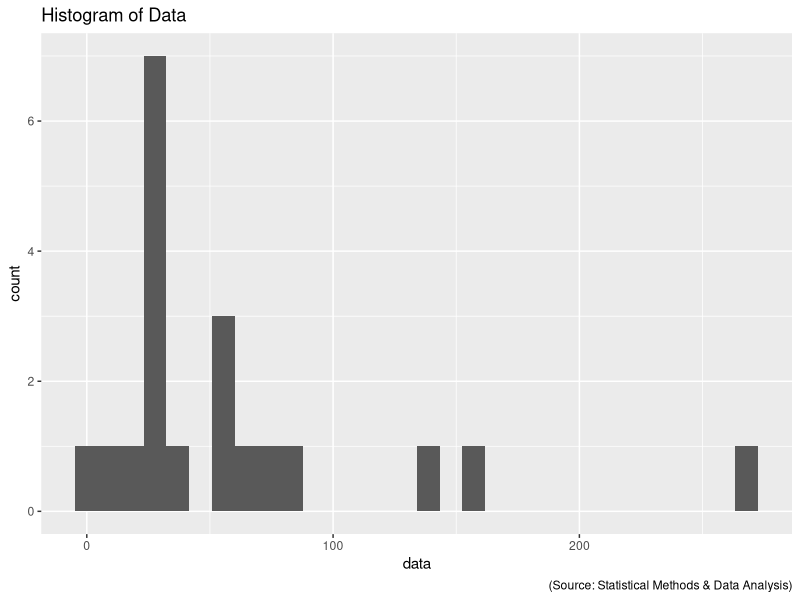
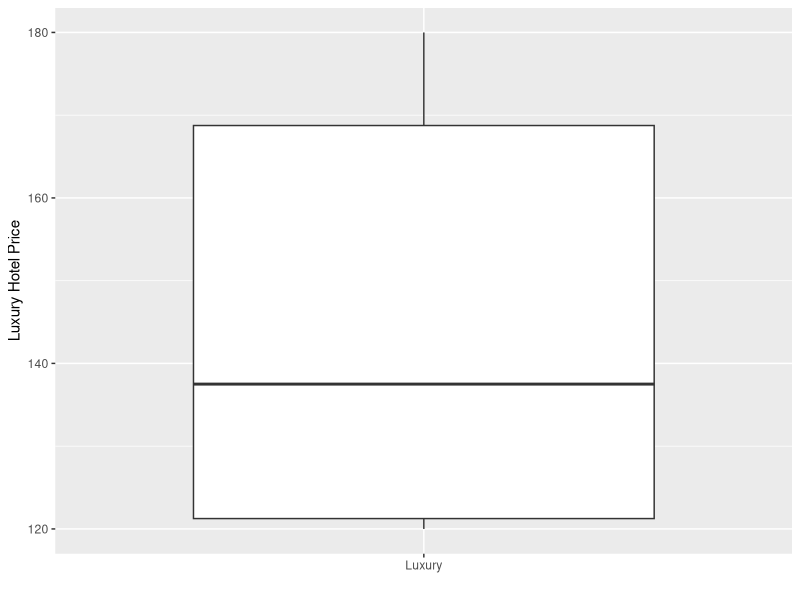
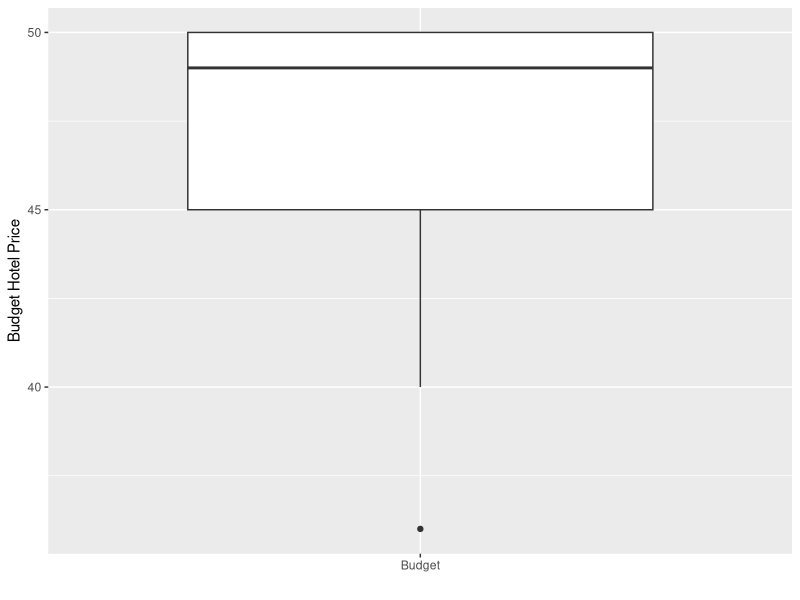
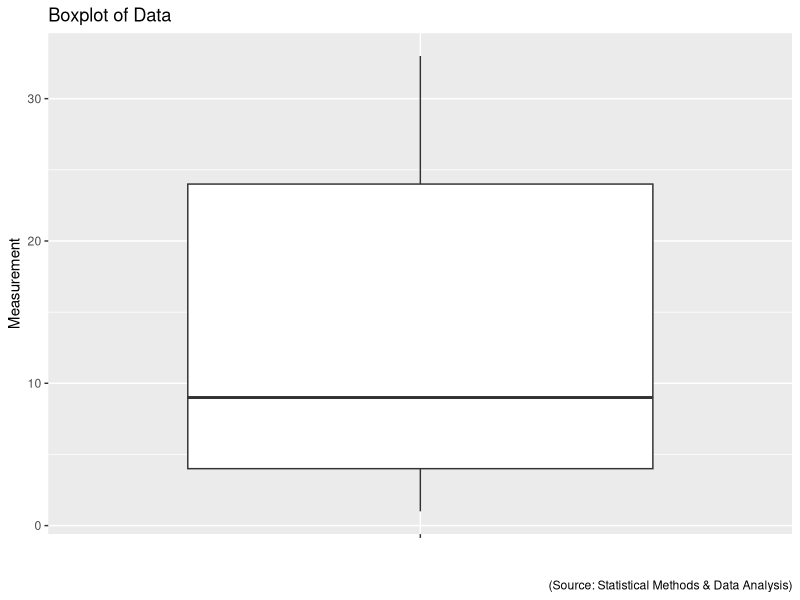

Source code (R) for these figures, in order:
## ---- chunk 1
knitr::opts_chunk$set(echo = TRUE)
library(readxl)
library(ggplot2)
## ---- chunk 2
prob <- read_excel("Excel/CH03/ex3-14.xlsx")
prob$data <- as.numeric(prob$data)
## ---- chunk 3
ggplot(data=prob, aes(x=data)) +
  geom_histogram() +
  labs(title = "Histogram of Data") +
  labs(caption = "(Source: Statistical Methods & Data Analysis)") 
## ---- chunk 4
getmode <- function(v) {
   uniqv <- unique(v)
   uniqv[which.max(tabulate(match(v, uniqv)))]
}
## ---- chunk 5
prob <- read_excel("Excel/CH03/ex3-31.xlsx")
prob$LuxuryHotel <- as.numeric(prob$LuxuryHotel)
prob$BudgetHotel <- as.numeric(prob$BudgetHotel)
prob$LuxuryHotel <- as.numeric(prob$LuxuryHotel)
prob$BudgetHotel <- as.numeric(prob$BudgetHotel)
## ---- chunk 6
mean(prob$LuxuryHotel, na.rm=TRUE)
sd(prob$LuxuryHotel, na.rm=TRUE)
## ---- chunk 7
mean(prob$BudgetHotel, na.rm=TRUE)
sd(prob$BudgetHotel, na.rm=TRUE)
## ---- chunk 8
ggplot(data=prob, aes(x="Luxury", y=prob$LuxuryHotel)) +
  geom_boxplot() +
  xlab("") +
  ylab("Luxury Hotel Price")
ggplot(data=prob, aes(x="Budget", y=prob$BudgetHotel)) +
  geom_boxplot() +
  xlab("") +
  ylab("Budget Hotel Price")
## ---- chunk 9
prob <- read_excel("Excel/CH03/ex3-33.xlsx")
prob$Data <- as.numeric(prob$Data)
## ---- chunk 10
ggplot(data=prob, aes(x="", y=prob$Data)) +
  geom_boxplot() +
  labs(title = "Boxplot of Data") +
  labs(caption = "(Source: Statistical Methods & Data Analysis)") +
  xlab("") +
  ylab("Measurement")
## ---- chunk 11
prob <- read_excel("Excel/CH04/ex4-16.xlsx")
prob
## ---- chunk 12
prob[3,3] * 100
## ---- chunk 13
(sum(prob[1,2:5]) - prob[1,3]) * 100
## ---- chunk 14
sum(prob[3,3:4]) * 100
## ---- chunk 15
(sum(prob[,2]) + sum(prob[,4])) * 100
## ---- chunk 16
#Let D = event that loan defaulted
#Let !D = event that loan did not defaulted

#Let R1 = applicant has poor risk
#Let R2 = applicant has fair risk
#Let R3 = applicant has good risk

#P(D)
default <- .01
#P(!D)
non_default <- 1 - default

#P(R1|D)
default_poor_risk <- .3
#P(R2|D)
default_fair_risk <- .4
#P(R3|D)
default_good_risk <- .3

#P(R1|!D)  
nondefault_poor_risk <- .1
#P(R2|!D)  
nondefault_fair_risk <- .4
#P(R3|!D)  
dnonefault_good_risk <- .5


# Posterior probality of default given a fair risk 
#P(D | R2) 

x <- default_fair_risk * default
y1 <- default_fair_risk * default
y2 <- nondefault_fair_risk * non_default

result <- x / (y1 + y2)
result

# Prior probality of default
#P(D)
default
